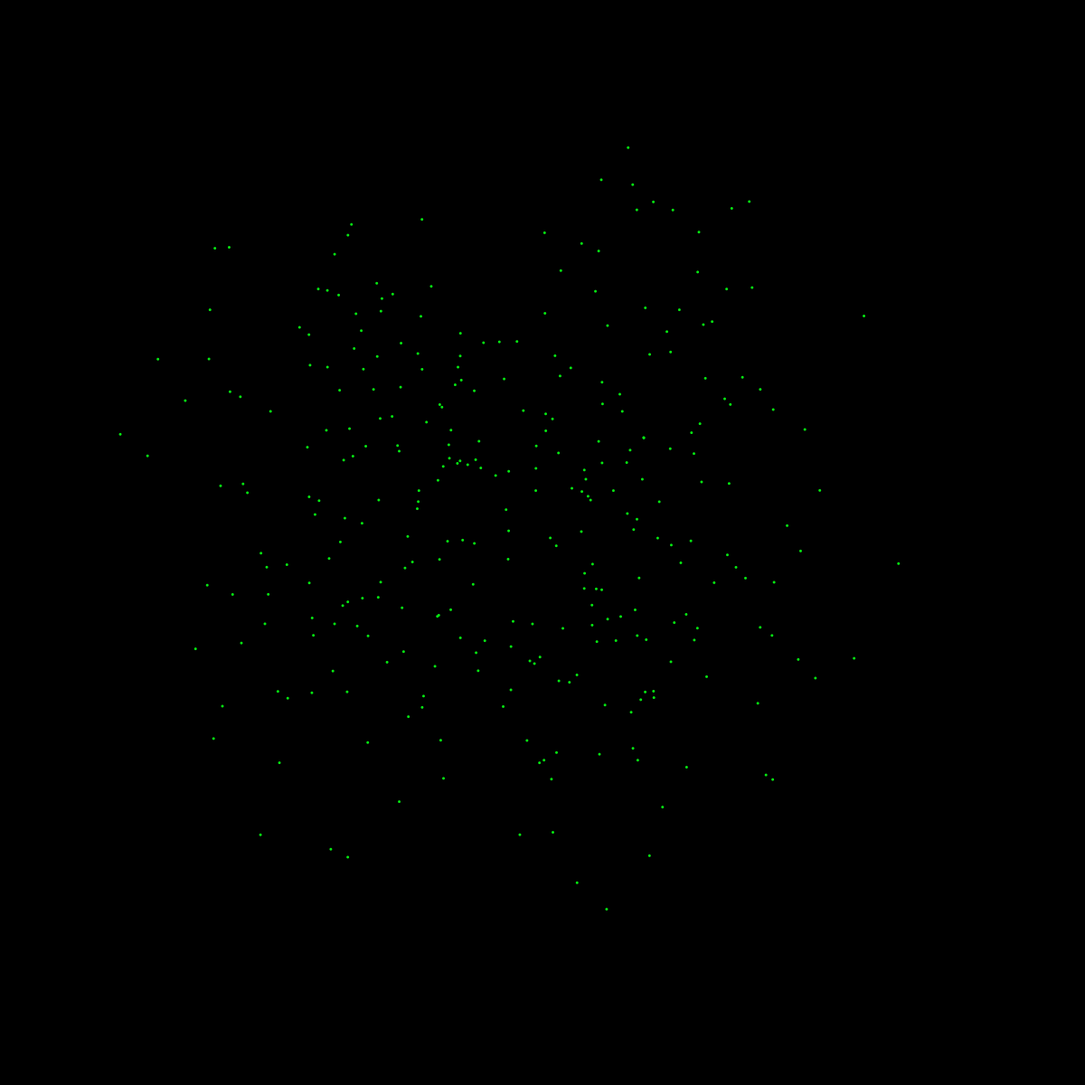
Frame 1 (no input)
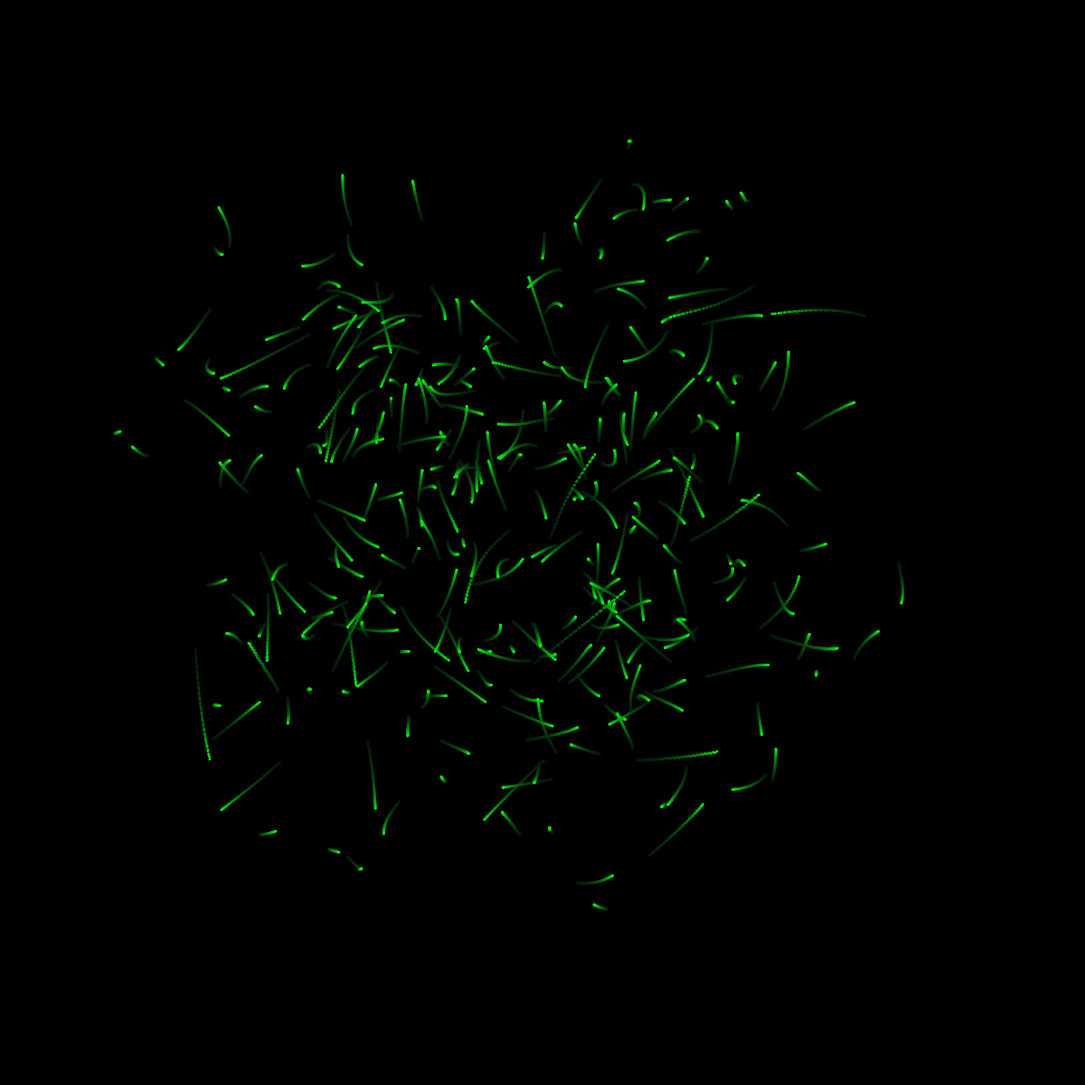
Frame 60 (the mouse pressed at the canvas centre just before this capture)
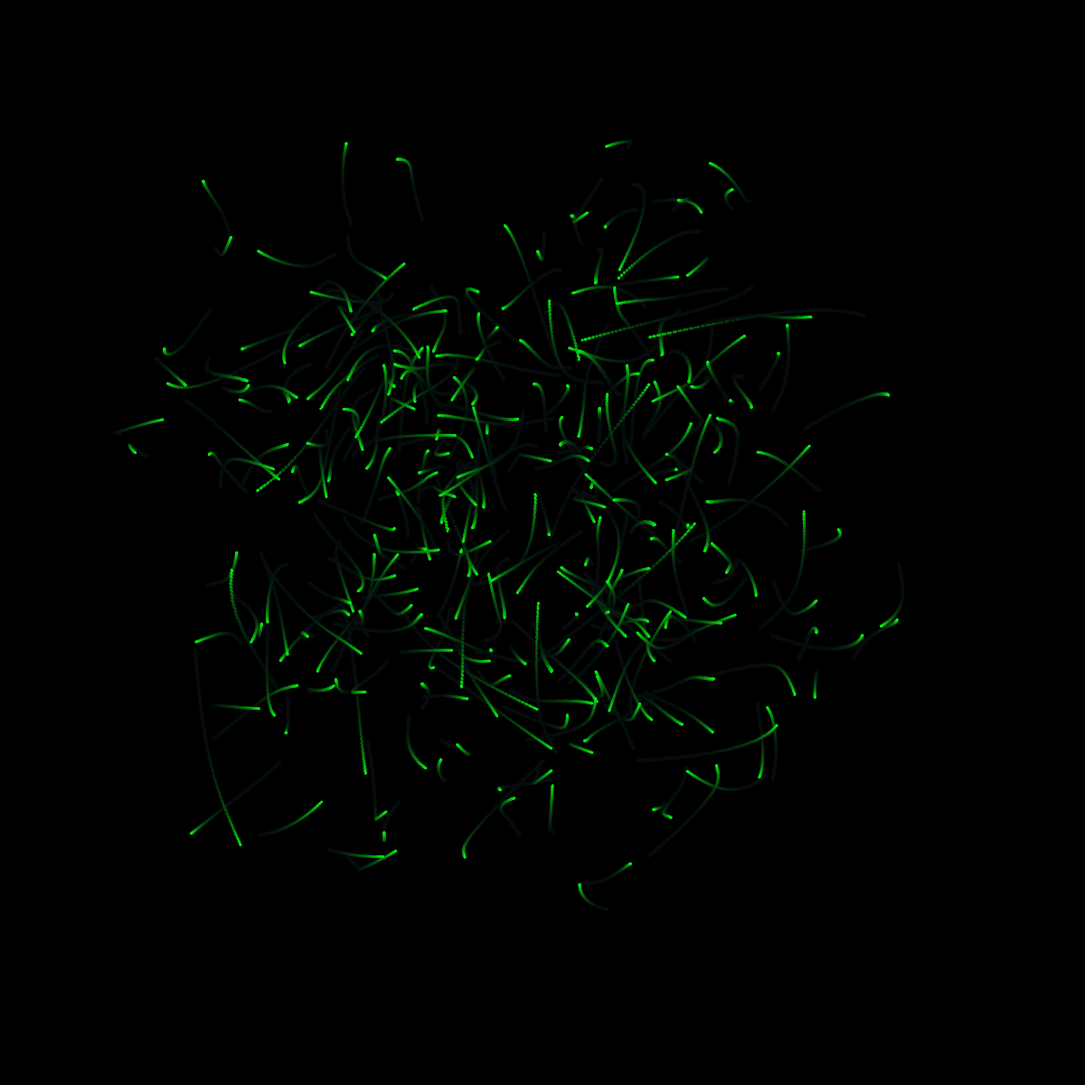
Frame 120 (the mouse held since frame 60 and released just before this capture)

The Processing sketch that drew these frames (run headless with seeded random() and noise(); from frame 60 on, the mouse is pressed at the canvas centre):

// Processing sketch: Magic_Worms
// ── Magic_Worms.pde
 int wormx = (int) random (width-3);
int wormy = (int) random (height-3);

void setup() {
  size(1200,1200);
  background(0,0,0);
}

void draw() {
  makeMagical();
  for(int i=0; i<300; i++) {
    fill(5,232,17);
    ellipse(getWormX(i),getWormY(i),3,3);
      //wormx = (int) random (width-3);
      //wormy = (int) random (height-3);
  }
}

  float frequency = .001;
    float noiseInterval = PI;

    void makeMagical() {
        fill( 0, 0, 0, 10 );
        rect(0, 0, width, height);
        noStroke();
    }

    float getWormX(int i) {
        return map(noise(i*noiseInterval + frameCount * frequency), 0, 1, 0, width);
    }

    float getWormY(int i) {
        return map(noise(i*noiseInterval+1 + frameCount * frequency), 0, 1, 0, height);
    }
